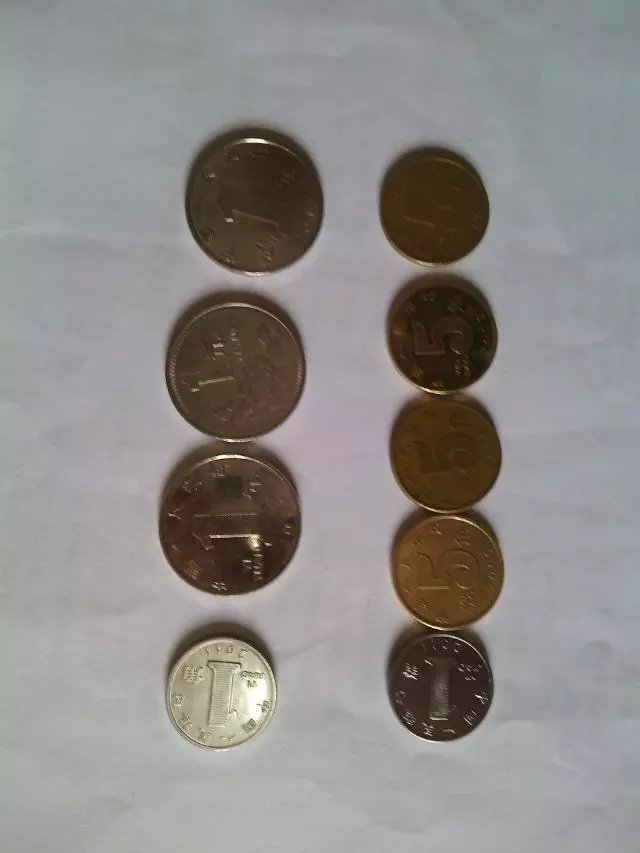
//> input picture images/coin.jpg, 640 x 853 px
$ ./opencv_026   (built with g++ and OpenCV 4)
//> lines starting //> are read from the running program, lines starting //| are printed output that depends on the picture; after the words box and inside, x2 and y2 are one past the last pixel; in counts of white or black regions, pixels touching at a corner belong together
#include<opencv2/opencv.hpp>
#include<iostream>
using namespace std;
using namespace cv;

void CCL_withStatus(Mat &images);
int main(int argc, char** crgv)
{
	Mat src = imread("D:/images/coin.jpg", -1);
//> src is the input picture: 853 rows x 640 cols, CV_8UC3; mean B, G, R 137.2, 138.7, 142.3
	if (src.empty())
	{
		cout << "can`t open this ph" << endl;
	}
	GaussianBlur(src, src, Size(3, 3), 0);
	imshow("input", src);

	CCL_withStatus(src);
	waitKey(0);
	destroyAllWindows();
	return 0;
}
void CCL_withStatus(Mat &images)
{
	Mat gray;
	cvtColor(images, gray, COLOR_BGR2GRAY);
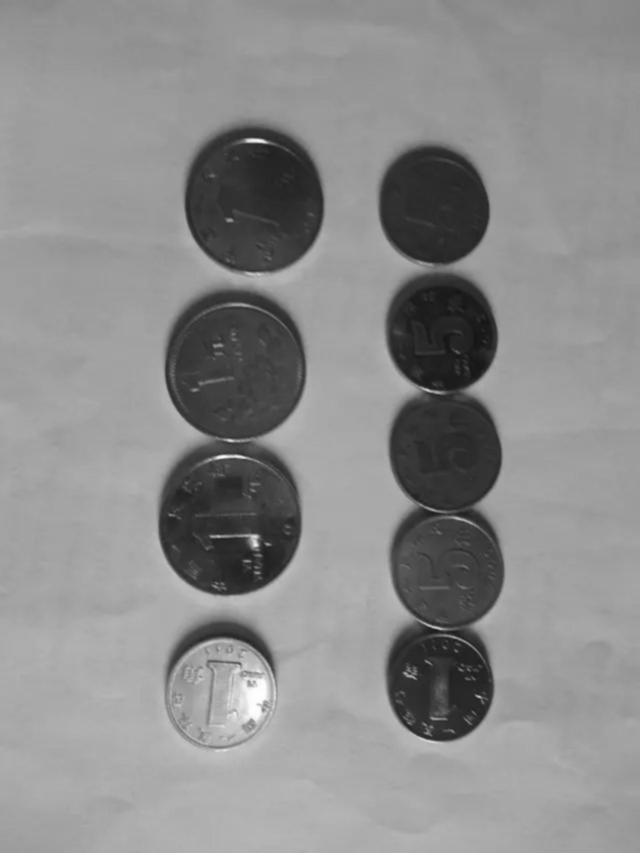
//> gray: 853 rows x 640 cols, CV_8UC1; min 21, max 255, mean 139.7
	imshow("gray_demo", gray);
	Mat dst;
	threshold(gray, dst, 0, 255, THRESH_BINARY | THRESH_OTSU);
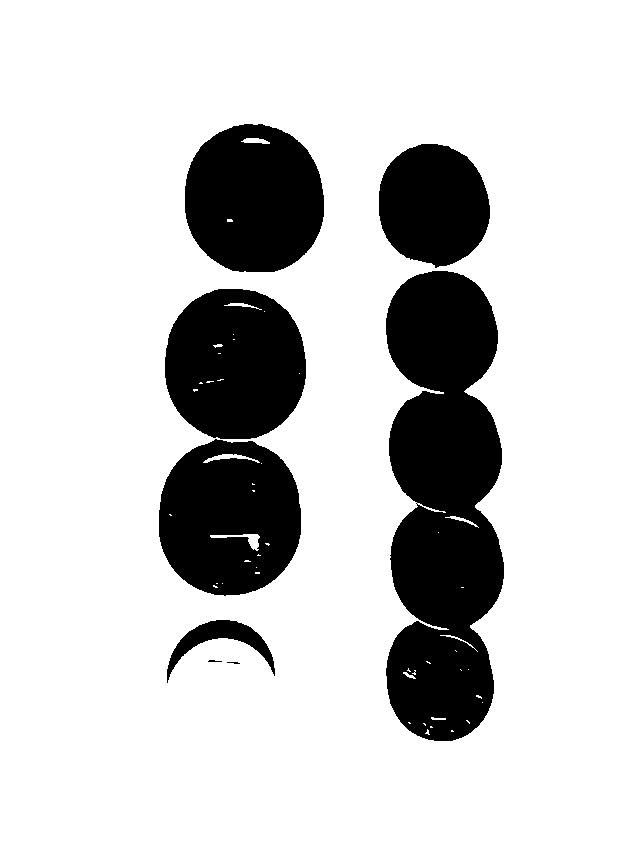
//> dst: 853 rows x 640 cols, CV_8UC1; 80.5% white; 8 black regions (1 under 20 px), largest, box (x1, y1, x2, y2) and area: (386, 271, 504, 741) 43024, (159, 439, 301, 596) 17409, (165, 289, 306, 439) 17004
	//adaptiveThreshold(gray, dst, 255, ADAPTIVE_THRESH_GAUSSIAN_C, THRESH_BINARY, 11, 3);
	bitwise_not(dst, dst, Mat());
	imshow("OTSU", dst);
	Mat labels = Mat::zeros(dst.size(), CV_32S);
	Mat stats, centroid;
	int number_labels = connectedComponentsWithStats(dst, labels, stats, centroid, 8, CV_32S, CCL_DEFAULT);
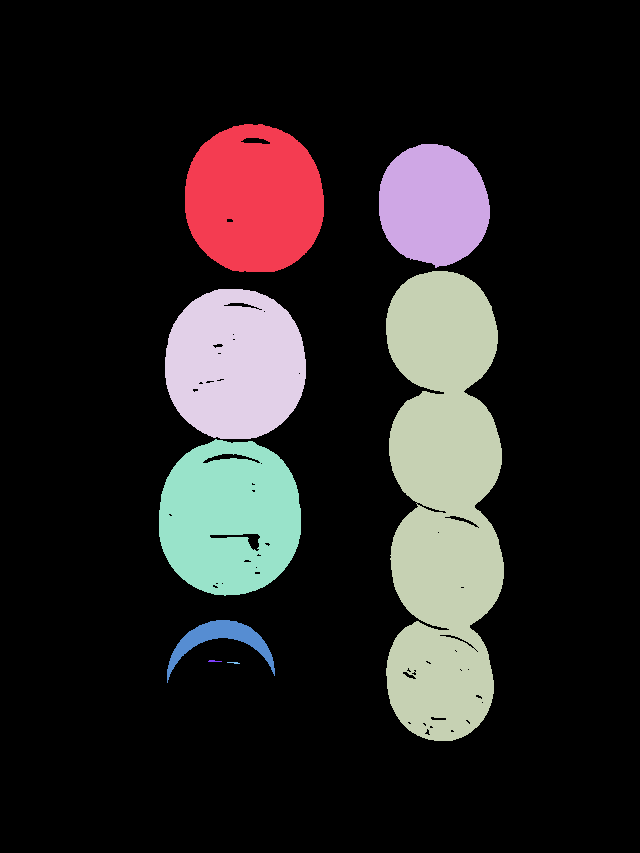
//> labels: 853 rows x 640 cols, CV_32SC1; 9 distinct labels, from 0 to 8; one colour per label, 0 black
//> stats = [[0, 0, 640, 853, 439294], [185, 124, 139, 148, 16518], [379, 144, 111, 124, 10711], [386, 271, 118, 470, 43024], [165, 289, 141, 150, 17004], [159, 439, 142, 157, 17409], [167, 620, 108, 63, 1923], [208, 660, 14, 2, 20], [227, 662, 13, 2, 17]]; centroid = [[314.4, 430.1], [253.7, 199], [433.2, 204.5], [443.1, 504.3], [234.8, 364.2], [229.2, 517.4], [219.9, 639.7], [213.6, 660.7], [233.6, 662.4]]; number_labels = 9
	/*
	* lables 记录着dst的每个像素点属于哪个类别
	*/
	/*
	*设置填充色
	*/
	RNG rng(12345);
	vector<Vec3b> colorTable(number_labels);
	colorTable[0] = Vec3b(0, 0, 0); //背景色
	for (int i =1;i<number_labels;i++)
	{
		colorTable[i] = Vec3b(rng.uniform(0,255),rng.uniform(0,255),rng.uniform(0,255));
	}
//> this loop made 8 passes

	/*
	* 对原图填色
	*/

	Mat result = Mat::zeros(images.size(), images.type());
	for (int h =0;h<result.rows;h++)
	{
		for (int w=0;w<result.cols;w++)
		{
			int label = labels.at<int>(h, w);
			result.at<Vec3b>(h, w) = colorTable[label];
		}
	}
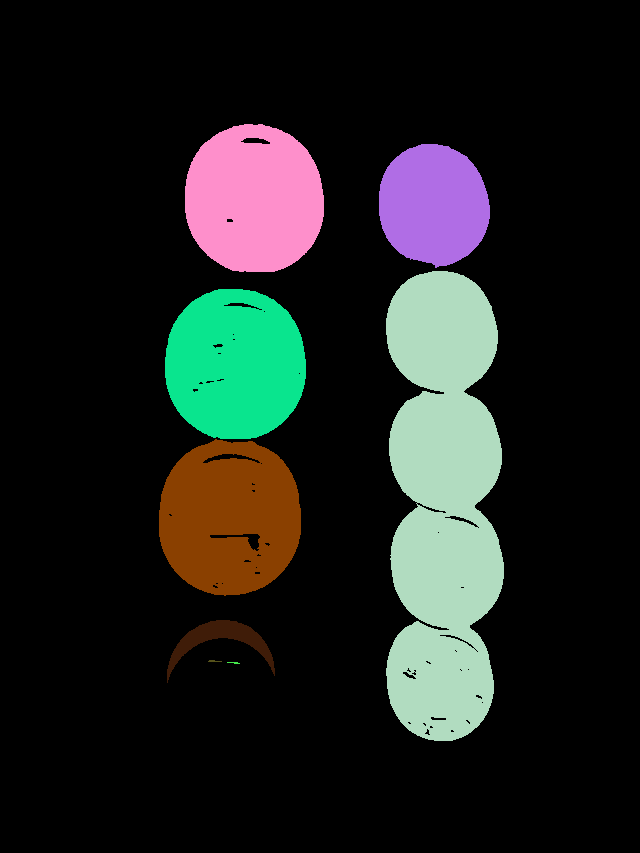
//> result: 853 rows x 640 cols, CV_8UC3; mean B, G, R 30.2, 33.1, 30
	/*
	* 在图片中记录有几个区域
	*/
	putText(result,format("label:%d",number_labels-1),Point(10,10),FONT_HERSHEY_PLAIN,1.0,Scalar(0,0,255),
							1,8,false);
//> result: 853 rows x 640 cols, CV_8UC3; 121 pixels changed, all inside (x1, y1, x2, y2) = (12, 0, 61, 10)
	/*
	* 画出每个类别的边框
	*/
	for (int i = 1; i < number_labels; i++)
	{
		// 每个label的中心
		int cx = centroid.at<double>(i, 0);
		int cy = centroid.at<double>(i, 1);
		circle(result, Point(cx, cy), 2, colorTable[i], 1, 8, 0);
		//外接矩形
		int x = stats.at<int>(i, CC_STAT_LEFT);
		int y = stats.at<int>(i, CC_STAT_TOP);
		int width = stats.at<int>(i, CC_STAT_WIDTH);
		int height = stats.at<int>(i, CC_STAT_HEIGHT);
		int area = stats.at<int>(i, CC_STAT_AREA);
		Rect rec(x, y, width, height);
		rectangle(result,rec,Scalar(255,255,255),1,8,0);
		putText(result, format("label:%d", i), Point(x, y), FONT_HERSHEY_PLAIN, 1.0, colorTable[i],
			1, 8, false);
	}
//> this loop made 8 passes
//> (cx, cy, x, y, width, height, area) on passes 1 to 7: (253, 199, 185, 124, 139, 148, 16518), (433, 204, 379, 144, 111, 124, 10711), (443, 504, 386, 271, 118, 470, 43024), (234, 364, 165, 289, 141, 150, 17004), (229, 517, 159, 439, 142, 157, 17409), (219, 639, 167, 620, 108, 63, 1923), (213, 660, 208, 660, 14, 2, 20)
//> pass 1, in CCL_withStatus, `putText(result, format("label:%d", i), Point(x, y), FONT_HERSHEY_PLAIN..`:
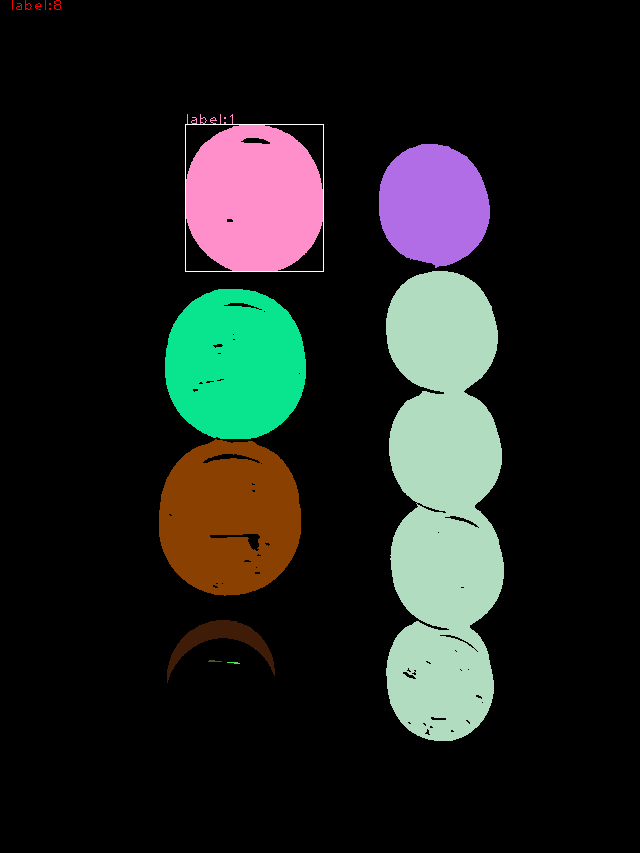
//> result: 853 rows x 640 cols, CV_8UC3; mean B, G, R 30.5, 33.4, 30.3
//> pass 3, in CCL_withStatus, `putText(result, format("label:%d", i), Point(x, y), FONT_HERSHEY_PLAIN..`:
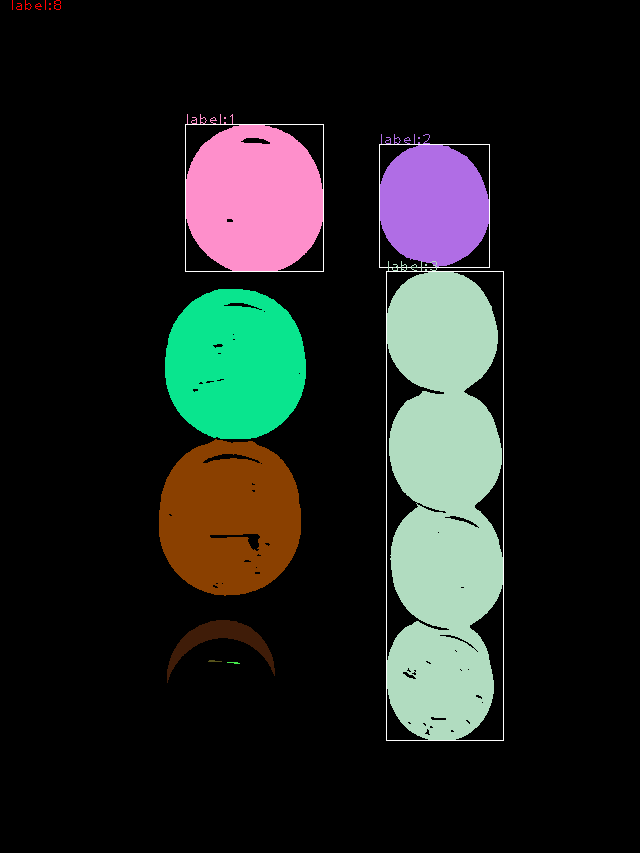
//> result: 853 rows x 640 cols, CV_8UC3; mean B, G, R 31.3, 34.1, 31.1
//> after the loop:
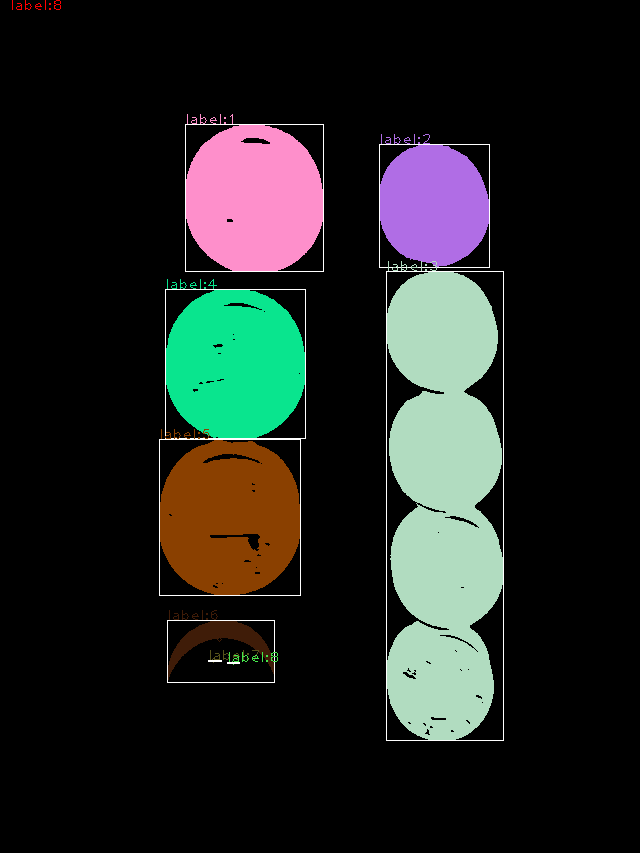
//> result: 853 rows x 640 cols, CV_8UC3; 0.39% of pixels changed, all inside (x1, y1, x2, y2) = (159, 279, 306, 683)
	imshow("total_color", result);

}
